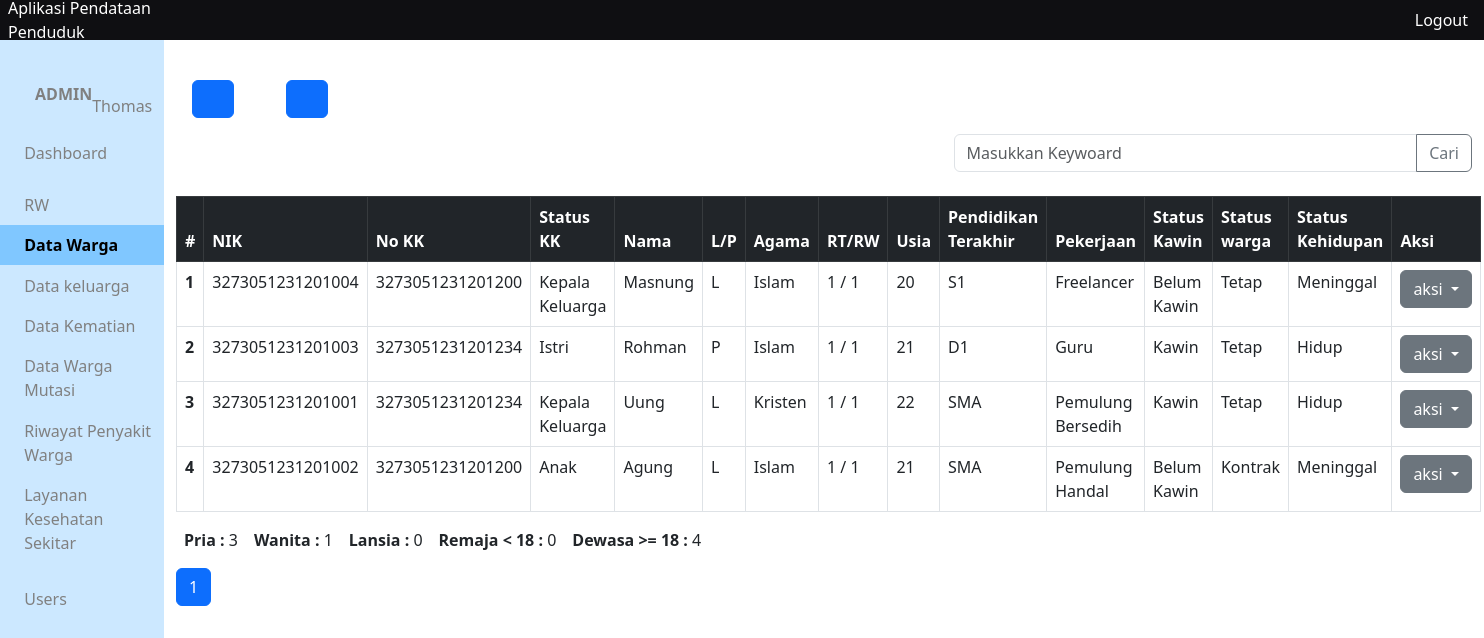
Screenshot of /app/views/warga/?page=1 (signed in) with the database file from the repository.
### tables this page shows
CREATE TABLE `warga` (
  `nik_warga` varchar(16) NOT NULL,
  `no_kk` varchar(16) DEFAULT NULL,
  `status_kk` varchar(50) DEFAULT NULL,
  `nama_warga` varchar(300) DEFAULT NULL,
  `tempat_lahir` varchar(300) DEFAULT NULL,
  `tanggal_lahir` date DEFAULT NULL,
  `alamat_ktp` varchar(300) DEFAULT NULL,
  `alamat_tinggal` varchar(300) DEFAULT NULL,
  `no_rt` int(10) DEFAULT NULL,
  `no_rw` int(10) DEFAULT NULL,
  `agama` varchar(50) DEFAULT NULL,
  `pendidikan_terakhir` varchar(20) DEFAULT NULL,
  `pekerjaan` varchar(200) DEFAULT NULL,
  `jenis_kelamin` char(1) DEFAULT NULL,
  `status_perkawinan` varchar(15) DEFAULT NULL,
  `status_warga` varchar(10) DEFAULT NULL,
  `status_kehidupan` varchar(10) DEFAULT NULL,
  `kewarganegaraan` varchar(10) DEFAULT NULL,
  `gol_darah` char(2) DEFAULT NULL,
  `kontak` varchar(15) DEFAULT NULL,
  `id_adder` int(10) DEFAULT NULL,
  `id_updater` int(10) DEFAULT NULL,
  `created_at` timestamp NULL DEFAULT current_timestamp(),
  `updated_at` timestamp NULL DEFAULT current_timestamp()
);

### app/functions/warga/function-crud.php (called while the page is built, shortened)
<?php
require_once __DIR__."/../main-function.php";
function getAllWarga(){
	$query = "SELECT *, TIMESTAMPDIFF(YEAR, tanggal_lahir, CURDATE()) AS usia FROM warga ORDER BY created_at DESC";
	return query($query);
}
function getAllWargaPaginated($mulaiDari, $jumlahTampil){
	$query = "SELECT *, TIMESTAMPDIFF(YEAR, tanggal_lahir, CURDATE()) AS usia FROM warga ORDER BY created_at DESC LIMIT $mulaiDari, $jumlahTampil";
	return query($query);
}
function getJumlahLansia(){
	$query = "SELECT COUNT(nik_warga) as jumlah FROM warga WHERE TIMESTAMPDIFF(YEAR, tanggal_lahir, CURDATE()) >= 60 ORDER BY created_at DESC";
	return query($query)[0]['jumlah'];
}
function getJumlahDewasa(){
	$query = "SELECT COUNT(nik_warga) as jumlah FROM warga WHERE TIMESTAMPDIFF(YEAR, tanggal_lahir, CURDATE()) >= 18 ORDER BY created_at DESC";
	return query($query)[0]['jumlah'];
}
function getJumlahRemaja(){
	$query = "SELECT COUNT(nik_warga) as jumlah FROM warga WHERE TIMESTAMPDIFF(YEAR, tanggal_lahir, CURDATE()) < 18 ORDER BY created_at DESC";
	return query($query)[0]['jumlah'];
}
function getJumlahPria(){
	$query = "SELECT COUNT(nik_warga) as jumlah FROM warga WHERE jenis_kelamin = 'L' ORDER BY created_at DESC";
	return query($query)[0]['jumlah'];
}
function getJumlahWanita(){
	$query = "SELECT COUNT(nik_warga) as jumlah FROM warga WHERE jenis_kelamin = 'P' ORDER BY created_at DESC";
	return query($query)[0]['jumlah'];
}
?>

### app/functions/main-function.php (called while the page is built, shortened)
<?php
$conn = mysqli_connect("localhost", "root", '', "data_penduduk");
function query($query)
{
	global $conn;
	$result = mysqli_query($conn, $query);
	$rows = [];
		while( $row = mysqli_fetch_assoc($result) ) {
			$rows[] = $row;
		}
	return $rows;
}

### app/views/warga/index.php (the view, shortened to what this page needs)
<?php include_once '../layouts/header.php' ?>
<?php include_once '../layouts/side-bar.php' ?>
<div class="container">
<?php include_once '../layouts/menu.php' ?>
<?php include_once '../layouts/form-cari.php'?>
<table class="table table-hover table-bordered mt-2">
  <thead>
    <tr class="table-dark">
      <th scope="col">#</th>
      <th scope="col">NIK</th>
      <th scope="col">No KK</th>
      <th scope="col">Status KK</th>
      <th scope="col">Nama</th>
      <th scope="col">L/P</th>
      <th scope="col">Agama</th>
      <th scope="col">RT/RW</th>
      <th scope="col">Usia</th>
      <th scope="col">Pendidikan Terakhir</th>
      <th scope="col">Pekerjaan</th>
      <th scope="col">Status Kawin</th>
      <th scope="col">Status warga</th>
      <th scope="col">Status Kehidupan</th>
      <th scope="col">Aksi</th>
    </tr>
  </thead>
  <tbody>
  	<?php $no = 1; ?>
  	<?php
		$jumlahData = count(getAllWarga());
		$jumlahDataPerhalaman = 8;
		$jumlahHalaman = ceil($jumlahData / $jumlahDataPerhalaman);
		$halamanAktif = ( isset($_GET['page']) ? $halamanAktif = $_GET['page'] : $halamanAktif = 1);
		$mulaiDari = ($halamanAktif * $jumlahDataPerhalaman) - $jumlahDataPerhalaman;
		$warga_all = getAllWargaPaginated($mulaiDari, $jumlahDataPerhalaman);
	?>
  	<?php foreach ($warga_all as $w) { ?>
    <tr>
      <th scope="row"><?= $no++; ?></th>
      <td><?= $w['nik_warga'] ?></td>
      <td><?= $w['no_kk'] ?></td>
      <td><?= $w['status_kk'] ?></td>
      <td><?= $w['nama_warga'] ?></td>
      <td><?= $w['jenis_kelamin'] ?></td>
      <td><?= $w['agama'] ?></td>
      <td><?= $w['no_rt'] ?> / <?= $w['no_rw'] ?></td>
      <td><?= $w['usia'] ?></td>
      <td><?= $w['pendidikan_terakhir'] ?></td>
      <td><?= $w['pekerjaan'] ?></td>
      <td><?= $w['status_perkawinan'] ?></td>
      <td><?= $w['status_warga'] ?></td>
      <td><?= $w['status_kehidupan'] ?></td>
      <td>
      	<div class="dropdown">
		  <button class="btn btn-secondary dropdown-toggle" type="button" data-bs-toggle="dropdown" aria-expanded="false">
		    aksi
		  </button>
		</div>
      </td>
    </tr>
    <?php } ?>
</table>
<div class="data-jumlah-warga d-flex">
	<p class="mx-2"><b>Pria :</b> <?= getJumlahPria(); ?> </p>
	<p class="mx-2"><b>Wanita :</b> <?= getJumlahWanita(); ?> </p>
	<p class="mx-2"><b>Lansia :</b> <?= getJumlahLansia(); ?> </p>
	<p class="mx-2"><b>Remaja < 18 :</b> <?= getJumlahRemaja(); ?> </p>
	<p class="mx-2"><b>Dewasa >= 18 :</b> <?= getJumlahDewasa(); ?> </p>
</div>
<nav aria-label="Page navigation example">
  <ul class="pagination">
    <?php for($i=1; $i <= $jumlahHalaman; $i++) : ?>
    	<li class="page-item">
    		<?php if ($halamanAktif == $i) : ?>
    			<a class="page-link active" href="?page=<?= $i ?>"><?= $i ?></a>
    		<?php else : ?>
    			<a class="page-link" href="?page=<?= $i ?>"><?= $i ?></a>
    		<?php endif; ?>
    	</li>
    <?php endfor; ?>
  </ul>
</nav>
</div>
<?php include_once '../layouts/footer.php' ?>

### app/css/colors.css (style rules this page uses)
:root { --pink: #ecc6b3; --docks: #42506B; --haze: #C6CEFF; --fairy: #45E3FF; --rang1: #CCE8FF; --rang2: #B3DDFF; --rang3: #99D2FF; --rang4: #80C7FF; }

### app/css/style.css (style rules this page uses)
* { margin: 0; padding: 0; }
body { width: 100vw; height: 100vh; }

### rows the page displays
warga: nik_warga "3273051231201004", no_kk "3273051231201200", status_kk "Kepala Keluarga", nama_warga "Masnung", jenis_kelamin "L", agama "Islam", no_rt "1", no_rw "1", usia "20", pendidikan_terakhir "S1", pekerjaan "Freelancer", status_perkawinan "Belum Kawin", status_warga "Tetap", status_kehidupan "Meninggal"
warga: nik_warga "3273051231201003", no_kk "3273051231201234", status_kk "Istri", nama_warga "Rohman", jenis_kelamin "P", agama "Islam", no_rt "1", no_rw "1", usia "21", pendidikan_terakhir "D1", pekerjaan "Guru", status_perkawinan "Kawin", status_warga "Tetap", status_kehidupan "Hidup"
warga: nik_warga "3273051231201001", no_kk "3273051231201234", status_kk "Kepala Keluarga", nama_warga "Uung", jenis_kelamin "L", agama "Kristen", no_rt "1", no_rw "1", usia "22", pendidikan_terakhir "SMA", pekerjaan "Pemulung Bersedih", status_perkawinan "Kawin", status_warga "Tetap", status_kehidupan "Hidup"
warga: nik_warga "3273051231201002", no_kk "3273051231201200", status_kk "Anak", nama_warga "Agung", jenis_kelamin "L", agama "Islam", no_rt "1", no_rw "1", usia "21", pendidikan_terakhir "SMA", pekerjaan "Pemulung Handal", status_perkawinan "Belum Kawin", status_warga "Kontrak", status_kehidupan "Meninggal"

### other values shown
$_SESSION['level'] "ADMIN"
$_SESSION['nama'] "Thomas"
getJumlahPria() "3"
getJumlahWanita() "1"
getJumlahLansia() "0"
getJumlahRemaja() "0"
getJumlahDewasa() "4"
